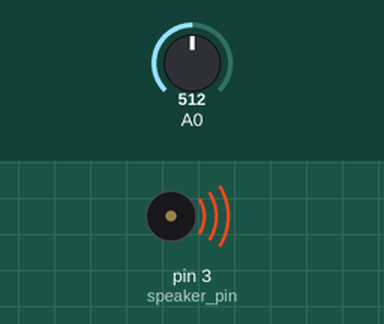
This sketch was run on a simulated Arduino Uno, built with avr-gcc and run on an emulated ATmega328P. Parts: buzzer (waves = sounding). The inputs (shaded band) are chosen by the test bench; at power-on: A0 = 512. What the sketch prints to the serial monitor is not drawn.

Above: at 0.05 s.
Timing chart, 0 to 3.0 s (numbered marks = the images above):
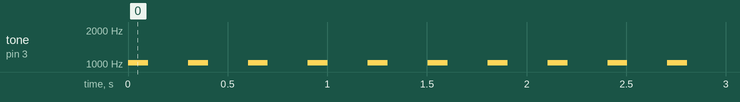

Measured:
- by itself, tone on pin 3 (speaker_pin): alternates 1025 Hz for 0.10 s and silent for 0.20 s

The sketch:

tone_mapping.ino
```cpp
int pot;    // potentiometer value
int freq;   // tone frequence

void setup() {
  pinMode(3, OUTPUT);   // speaker pin
  Serial.begin(9600);
}

void loop() {
  pot = analogRead(A0);   // analog pin reading, value between 0-1023
  freq = map(pot, 0, 1023, 2000, 50);   // map the potentiometer value to specific frequences

  Serial.print(pot);
  Serial.print(" become: ");
  Serial.println(freq);

  tone(3, freq, 100);
  delay(300);
}
```
